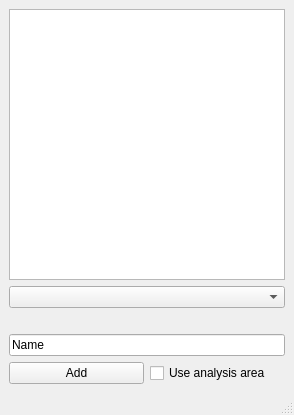
<?xml version="1.0" encoding="UTF-8"?>
<ui version="4.0">
 <class>AnalysisWindow</class>
 <widget class="QMainWindow" name="AnalysisWindow">
  <property name="geometry">
   <rect>
    <x>0</x>
    <y>0</y>
    <width>294</width>
    <height>415</height>
   </rect>
  </property>
  <property name="windowTitle">
   <string>MainWindow</string>
  </property>
  <widget class="QWidget" name="centralwidget">
   <layout class="QVBoxLayout" name="verticalLayout_3">
    <item>
     <layout class="QVBoxLayout" name="verticalLayout_2">
      <item>
       <widget class="QListWidget" name="analysis_list"/>
      </item>
      <item>
       <layout class="QVBoxLayout" name="verticalLayout">
        <item>
         <widget class="QComboBox" name="analysis_choise_list"/>
        </item>
        <item>
         <widget class="QLabel" name="current_video_lable">
          <property name="text">
           <string/>
          </property>
         </widget>
        </item>
        <item>
         <widget class="QLineEdit" name="name_input">
          <property name="text">
           <string>Name</string>
          </property>
         </widget>
        </item>
        <item>
         <layout class="QHBoxLayout" name="horizontalLayout">
          <item>
           <widget class="QPushButton" name="add_button">
            <property name="text">
             <string>Add</string>
            </property>
           </widget>
          </item>
          <item>
           <widget class="QCheckBox" name="use_analysis_area">
            <property name="text">
             <string>Use analysis area</string>
            </property>
           </widget>
          </item>
         </layout>
        </item>
       </layout>
      </item>
     </layout>
    </item>
   </layout>
  </widget>
  <widget class="QMenuBar" name="menubar">
   <property name="geometry">
    <rect>
     <x>0</x>
     <y>0</y>
     <width>294</width>
     <height>21</height>
    </rect>
   </property>
  </widget>
  <widget class="QStatusBar" name="statusbar"/>
 </widget>
 <resources/>
 <connections/>
</ui>
